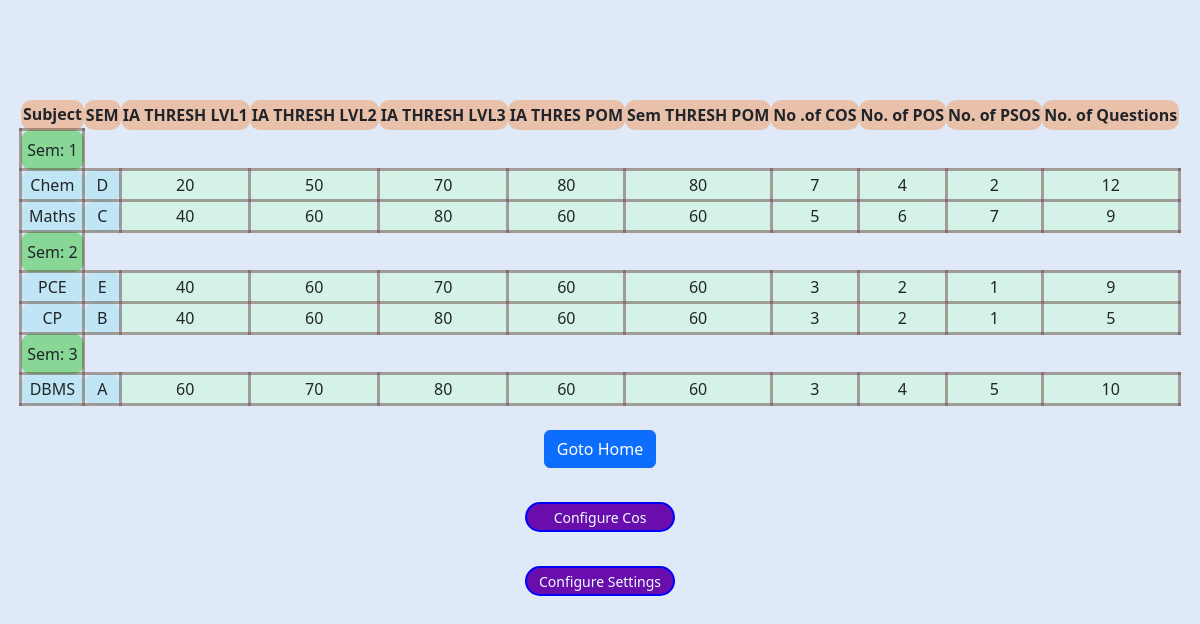
Page /Teachers/fetchteacherform/ (signed in) on the earlier database version.
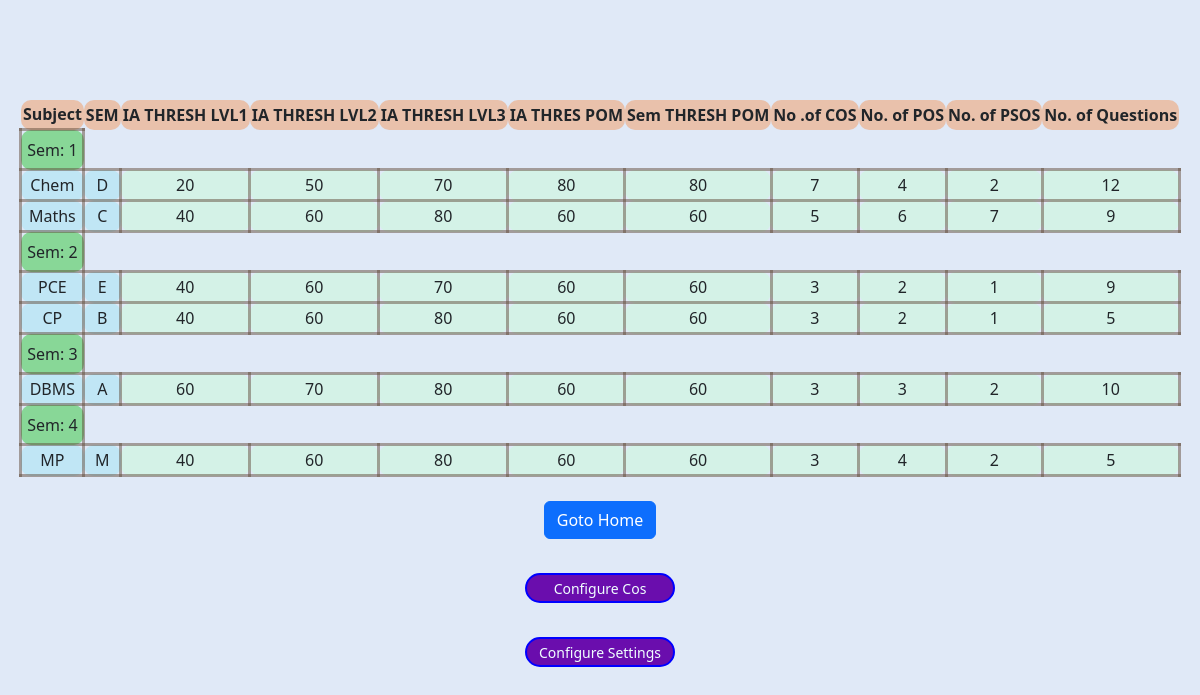
Same page on the later database version.
### Admin/models.py (models this page shows, shortened)
class SubjectDB(models.Model):
    subject = models.CharField(unique=True, max_length=20, default="Subject")
    subject_id = models.CharField(max_length=20,unique=True)
    ia_th_lvl1_sc = models.PositiveSmallIntegerField(null=True,
                                                     validators=[MinValueValidator(1), MaxValueValidator(100)])
    ia_th_lvl2_sc = models.PositiveSmallIntegerField(null=True,
                                                     validators=[MinValueValidator(1), MaxValueValidator(100)])
    ia_th_lvl3_sc = models.PositiveSmallIntegerField(null=True,
                                                     validators=[MinValueValidator(1), MaxValueValidator(100)])
    ia_th_pom = models.PositiveSmallIntegerField(null=True, validators=[MinValueValidator(1), MaxValueValidator(100)])
    Sem_th_pom = models.PositiveSmallIntegerField(null=True, validators=[MinValueValidator(1), MaxValueValidator(100)])
    srno = models.AutoField(primary_key=True,)
    NOCO =models.PositiveSmallIntegerField(null=True, validators=[MinValueValidator(1), MaxValueValidator(100)])
    NOPO =models.PositiveSmallIntegerField(null=True, validators=[MinValueValidator(1), MaxValueValidator(100)])
    NOPSO =models.PositiveSmallIntegerField(null=True, validators=[MinValueValidator(1), MaxValueValidator(100)])
    sem = models.PositiveSmallIntegerField(default = 1,validators=[MinValueValidator(1), MaxValueValidator(8)])
    subques = models.PositiveSmallIntegerField(null=True, validators=[MinValueValidator(1), MaxValueValidator(100)])
    CONAMES = models.JSONField(null=True)

### Teachers/views.py (the view)
# urls.py: path('fetchteacherform/',views.fetchteacherform ,name="Fetchtf"),
def fetchteacherform(request):
    if 'user_id' in request.session:
        teacher =SubjectDB.objects.all()
        params = {'teacher':teacher}
        return render(request,'Admin/ConsolidatedThreshold.html',params)
    return render(request, 'Login/login.html', {'message': "No session found. Please log in."})

### Admin/templates/Admin/ConsolidatedThreshold.html (shortened to what this page needs)
<!DOCTYPE html>
<html lang="en">
<head>
    <link href="https://cdnjs.cloudflare.com/ajax/libs/bootstrap/5.3.1/css/bootstrap.min.css" rel="stylesheet">
</head>
<body>
    <header>
        <table>
            <thead>
                <tr>
                    <th style="  background-color:rgba(241, 151, 91, 0.486)">Subject</th>
                    <th style="  background-color:rgba(241, 151, 91, 0.486)">SEM</th>
                    <th style="  background-color:rgba(241, 151, 91, 0.486)">IA THRESH LVL1</th>
                    <th style="  background-color:rgba(241, 151, 91, 0.486)">IA THRESH LVL2</th>
                    <th style="  background-color:rgba(241, 151, 91, 0.486)">IA THRESH LVL3</th>
                    <th style="  background-color:rgba(241, 151, 91, 0.486)">IA THRES POM</th>
                    <th style="  background-color:rgba(241, 151, 91, 0.486)">Sem THRESH POM</th>
                    <th style="  background-color:rgba(241, 151, 91, 0.486)">No .of COS</th>
                    <th style="  background-color:rgba(241, 151, 91, 0.486)">No. of POS</th>
                    <th style="  background-color:rgba(241, 151, 91, 0.486)">No. of PSOS</th>
                    <th style="  background-color:rgba(241, 151, 91, 0.486)">No. of Questions</th>
                </tr>
            </thead>
            <tbody>
                {% for s in teacher|dictsort:"sem" %}
                {% ifchanged s.sem %}
                <tr>
                    <td style="height: 40px;background-color:rgba(117, 211, 130, 0.815)">Sem: {{s.sem}}</td>
                </tr>
                {% endifchanged %}
                <tr>
                    <td style="background-color:rgba(162, 227, 243, 0.5)">{{s.subject}}</td>
                    <td style="background-color:rgba(162, 227, 243, 0.5)">{{s.subject_id}}</td>
                    <td style="background-color:rgba(205, 250, 220, 0.568)">{{s.ia_th_lvl1_sc}}</td>
                    <td style="background-color:rgba(205, 250, 220, 0.568) ">{{s.ia_th_lvl2_sc}}</td>
                    <td style="background-color:rgba(205, 250, 220, 0.568)">{{s.ia_th_lvl3_sc}}</td>
                    <td style="background-color:rgba(205, 250, 220, 0.568)">{{s.ia_th_pom}}</td>
                    <td style="background-color:rgba(205, 250, 220, 0.568) ">{{s.Sem_th_pom}}</td>
                    <td style="background-color:rgba(205, 250, 220, 0.568) ">{{s.NOCO}}</td>
                    <td style="background-color:rgba(205, 250, 220, 0.568)">{{s.NOPO}}</td>
                    <td style="background-color:rgba(205, 250, 220, 0.568)">{{s.NOPSO}}</td>
                    <td style="background-color:rgba(205, 250, 220, 0.568)">{{s.subques}}</td>
                </tr>
                {% endfor %}
            </tbody>
        </table>
    </header>
    <main>
        <br>
        <form action="/Admin/Home/" method='post'>{% csrf_token %}<button type="submit" class="btn btn-primary">Goto
                Home</button>
        </form>
        <br>
        <button class="Button" onclick="window.location.href='/Admin/Home/adduserform/RenderUpdateCO/' ;" type="button"
            class="Button" value="Edit" style="width: 150px; margin: 10px;">Configure Cos </button>
        <br>
        <button class="Button" onclick="window.location.href='/Admin/Home/ConfSubjects/' ;" type="button"
            class="Button material-icons material-icons" value="Edit" style="width: 150px; height: 30px;">Configure
            Settings </button>
    </main>
</body>
</html>

Differences in the rows shown:
changed SubjectDB "DBMS": NOPO "4" → "3"; NOPSO "5" → "2"
added SubjectDB: sem "4", subject "MP", subject_id "M", ia_th_lvl1_sc "40", ia_th_lvl2_sc "60", ia_th_lvl3_sc "80", ia_th_pom "60", Sem_th_pom "60", NOCO "3", NOPO "4", NOPSO "2", subques "5"
